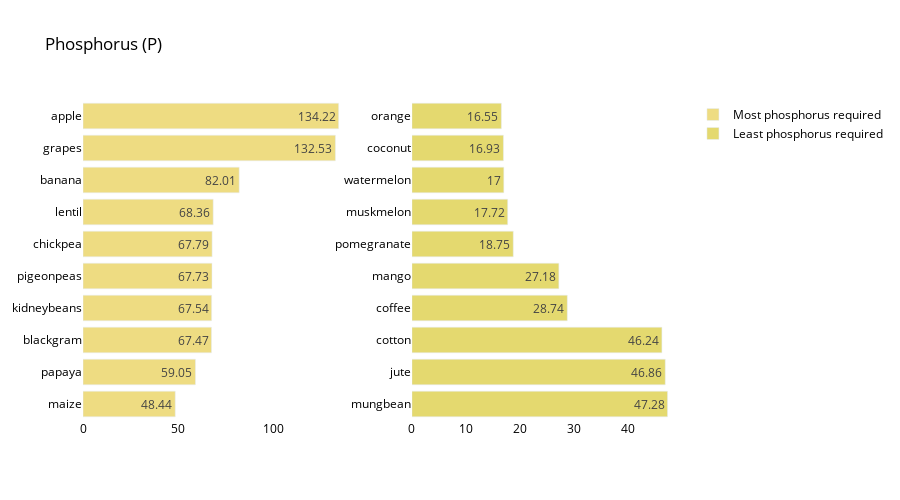

The code cell stored with this chart in its notebook:
### Code cell
crop_summary_P = crop_summary.sort_values(by='P', ascending=False)
  
fig = make_subplots(rows=1, cols=2)

top = {
    'y' : crop_summary_P['P'][0:10].sort_values().index,
    'x' : crop_summary_P['P'][0:10].sort_values()
}

last = {
    'y' : crop_summary_P['P'][-10:].index,
    'x' : crop_summary_P['P'][-10:]
}

fig.add_trace(
    go.Bar(top,
           name="Most phosphorus required",
           marker_color=random.choice(colorarr),
           orientation='h',
          text=top['x']),
    
    row=1, col=1
)

fig.add_trace(
    go.Bar(last,
           name="Least phosphorus required",
           marker_color=random.choice(colorarr),
           orientation='h',
          text=last['x']),
    row=1, col=2
)
fig.update_traces(texttemplate='%{text}', textposition='inside')
fig.update_layout(title_text="Phosphorus (P)",
                  plot_bgcolor='white',
                  font_size=12, 
                  font_color='black',
                 height=500)

fig.update_xaxes(showgrid=False)
fig.update_yaxes(showgrid=False)
fig.show()

### Figure 1 — Plotly figure (JSON) as saved in the notebook; plotly's stock layout.template omitted (floating-point values rounded to 4 significant figures)
{"data": [{"marker": {"color": "#Eedc82"}, "name": "Most phosphorus required", "orientation": "h", "text": [48.44, 59.05, 67.47, 67.54, 67.73, 67.79, 68.36, 82.01, 132.5, 134.2], "textposition": "inside", "texttemplate": "%{text}", "type": "bar", "x": [48.44, 59.05, 67.47, 67.54, 67.73, 67.79, 68.36, 82.01, 132.5, 134.2], "xaxis": "x", "y": ["maize", "papaya", "blackgram", "kidneybeans", "pigeonpeas", "chickpea", "lentil", "banana", "grapes", "apple"], "yaxis": "y"}, {"marker": {"color": "#E4d96f"}, "name": "Least phosphorus required", "orientation": "h", "text": [47.28, 46.86, 46.24, 28.74, 27.18, 18.75, 17.72, 17, 16.93, 16.55], "textposition": "inside", "texttemplate": "%{text}", "type": "bar", "x": [47.28, 46.86, 46.24, 28.74, 27.18, 18.75, 17.72, 17, 16.93, 16.55], "xaxis": "x2", "y": ["mungbean", "jute", "cotton", "coffee", "mango", "pomegranate", "muskmelon", "watermelon", "coconut", "orange"], "yaxis": "y2"}], "layout": {"font": {"color": "black", "size": 12}, "height": 500, "plot_bgcolor": "white", "title": {"text": "Phosphorus (P)"}, "xaxis": {"anchor": "y", "domain": [0, 0.45], "showgrid": false}, "xaxis2": {"anchor": "y2", "domain": [0.55, 1], "showgrid": false}, "yaxis": {"anchor": "x", "domain": [0, 1], "showgrid": false}, "yaxis2": {"anchor": "x2", "domain": [0, 1], "showgrid": false}}}
